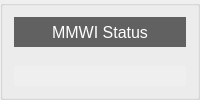
     <widget class="QGroupBox" name="groupBox_3" >
      <property name="title" >
       <string/>
      </property>
      <layout class="QGridLayout" >
       <item row="0" column="0" >
        <widget class="QLabel" name="label_7" >
         <property name="maximumSize" >
          <size>
           <width>16777215</width>
           <height>30</height>
          </size>
         </property>
         <property name="palette" >
          <palette>
           <active>
            <colorrole role="WindowText" >
             <brush brushstyle="SolidPattern" >
              <color alpha="255" >
               <red>255</red>
               <green>255</green>
               <blue>255</blue>
              </color>
             </brush>
            </colorrole>
            <colorrole role="Base" >
             <brush brushstyle="SolidPattern" >
              <color alpha="255" >
               <red>255</red>
               <green>255</green>
               <blue>255</blue>
              </color>
             </brush>
            </colorrole>
            <colorrole role="Window" >
             <brush brushstyle="SolidPattern" >
              <color alpha="150" >
               <red>0</red>
               <green>0</green>
               <blue>0</blue>
              </color>
             </brush>
            </colorrole>
           </active>
           <inactive>
            <colorrole role="WindowText" >
             <brush brushstyle="SolidPattern" >
              <color alpha="255" >
               <red>255</red>
               <green>255</green>
               <blue>255</blue>
              </color>
             </brush>
            </colorrole>
            <colorrole role="Base" >
             <brush brushstyle="SolidPattern" >
              <color alpha="255" >
               <red>255</red>
               <green>255</green>
               <blue>255</blue>
              </color>
             </brush>
            </colorrole>
            <colorrole role="Window" >
             <brush brushstyle="SolidPattern" >
              <color alpha="150" >
               <red>0</red>
               <green>0</green>
               <blue>0</blue>
              </color>
             </brush>
            </colorrole>
           </inactive>
           <disabled>
            <colorrole role="WindowText" >
             <brush brushstyle="SolidPattern" >
              <color alpha="255" >
               <red>115</red>
               <green>115</green>
               <blue>115</blue>
              </color>
             </brush>
            </colorrole>
            <colorrole role="Base" >
             <brush brushstyle="SolidPattern" >
              <color alpha="150" >
               <red>0</red>
               <green>0</green>
               <blue>0</blue>
              </color>
             </brush>
            </colorrole>
            <colorrole role="Window" >
             <brush brushstyle="SolidPattern" >
              <color alpha="150" >
               <red>0</red>
               <green>0</green>
               <blue>0</blue>
              </color>
             </brush>
            </colorrole>
           </disabled>
          </palette>
         </property>
         <property name="font" >
          <font>
           <pointsize>12</pointsize>
           <weight>50</weight>
           <bold>false</bold>
          </font>
         </property>
         <property name="autoFillBackground" >
          <bool>true</bool>
         </property>
         <property name="text" >
          <string>MMWI Status</string>
         </property>
         <property name="alignment" >
          <set>Qt::AlignCenter</set>
         </property>
        </widget>
       </item>
       <item row="1" column="0" >
        <layout class="QHBoxLayout" >
         <item>
          <layout class="QVBoxLayout" >
           <property name="spacing" >
            <number>0</number>
           </property>
           <item>
            <layout class="QHBoxLayout" >
             <property name="spacing" >
              <number>0</number>
             </property>
             <item>
              <widget class="CAImageMbbi" name="s1_8" >
               <property name="minimumSize" >
                <size>
                 <width>20</width>
                 <height>10</height>
                </size>
               </property>
               <property name="maximumSize" >
                <size>
                 <width>30</width>
                 <height>30</height>
                </size>
               </property>
               <property name="pvname" >
                <string>MMWI_STATUS</string>
               </property>
               <property name="dmode" stdset="0" >
                <enum>CAImageMbbi::TrueFalse</enum>
               </property>
               <property name="falsepxm" stdset="0" >
                <pixmap resource="../bin/application.qrc" >:/images/DDS_MC_rect_off.png</pixmap>
               </property>
               <property name="truepxm" stdset="0" >
                <pixmap resource="../bin/application.qrc" >:/images/DDS_MC_rect_on.png</pixmap>
               </property>
               <property name="index" >
                <number>1</number>
               </property>
              </widget>
             </item>
             <item>
              <widget class="CAImageMbbi" name="s1_9" >
               <property name="minimumSize" >
                <size>
                 <width>20</width>
                 <height>10</height>
                </size>
               </property>
               <property name="maximumSize" >
                <size>
                 <width>30</width>
                 <height>30</height>
                </size>
               </property>
               <property name="pvname" >
                <string>MMWI_STATUS</string>
               </property>
               <property name="dmode" stdset="0" >
                <enum>CAImageMbbi::TrueFalse</enum>
               </property>
               <property name="falsepxm" stdset="0" >
                <pixmap resource="../bin/application.qrc" >:/images/DDS_MC_rect_off.png</pixmap>
               </property>
               <property name="truepxm" stdset="0" >
                <pixmap resource="../bin/application.qrc" >:/images/DDS_MC_rect_on.png</pixmap>
               </property>
               <property name="index" >
                <number>2</number>
               </property>
              </widget>
             </item>
             <item>
              <widget class="CAImageMbbi" name="s1_10" >
               <property name="minimumSize" >
                <size>
                 <width>20</width>
                 <height>10</height>
                </size>
               </property>
               <property name="maximumSize" >
                <size>
                 <width>30</width>
                 <height>30</height>
                </size>
               </property>
               <property name="pvname" >
                <string>MMWI_STATUS</string>
               </property>
               <property name="dmode" stdset="0" >
                <enum>CAImageMbbi::TrueFalse</enum>
               </property>
               <property name="falsepxm" stdset="0" >
                <pixmap resource="../bin/application.qrc" >:/images/DDS_MC_rect_off.png</pixmap>
               </property>
               <property name="truepxm" stdset="0" >
                <pixmap resource="../bin/application.qrc" >:/images/DDS_MC_rect_on.png</pixmap>
               </property>
               <property name="index" >
                <number>3</number>
               </property>
              </widget>
             </item>
             <item>
              <widget class="CAImageMbbi" name="s1_11" >
               <property name="minimumSize" >
                <size>
                 <width>20</width>
                 <height>10</height>
                </size>
               </property>
               <property name="maximumSize" >
                <size>
                 <width>30</width>
                 <height>30</height>
                </size>
               </property>
               <property name="pvname" >
                <string>MMWI_STATUS</string>
               </property>
               <property name="dmode" stdset="0" >
                <enum>CAImageMbbi::TrueFalse</enum>
               </property>
               <property name="falsepxm" stdset="0" >
                <pixmap resource="../bin/application.qrc" >:/images/DDS_MC_rect_off.png</pixmap>
               </property>
               <property name="truepxm" stdset="0" >
                <pixmap resource="../bin/application.qrc" >:/images/DDS_MC_rect_on.png</pixmap>
               </property>
               <property name="index" >
                <number>4</number>
               </property>
              </widget>
             </item>
             <item>
              <widget class="CAImageMbbi" name="s1_12" >
               <property name="minimumSize" >
                <size>
                 <width>20</width>
                 <height>10</height>
                </size>
               </property>
               <property name="maximumSize" >
                <size>
                 <width>30</width>
                 <height>30</height>
                </size>
               </property>
               <property name="pvname" >
                <string>MMWI_STATUS</string>
               </property>
               <property name="dmode" stdset="0" >
                <enum>CAImageMbbi::TrueFalse</enum>
               </property>
               <property name="falsepxm" stdset="0" >
                <pixmap resource="../bin/application.qrc" >:/images/DDS_MC_rect_off.png</pixmap>
               </property>
               <property name="truepxm" stdset="0" >
                <pixmap resource="../bin/application.qrc" >:/images/DDS_MC_rect_on.png</pixmap>
               </property>
               <property name="index" >
                <number>5</number>
               </property>
              </widget>
             </item>
             <item>
              <widget class="CAImageMbbi" name="s1_13" >
               <property name="minimumSize" >
                <size>
                 <width>20</width>
                 <height>10</height>
                </size>
               </property>
               <property name="maximumSize" >
                <size>
                 <width>30</width>
                 <height>30</height>
                </size>
               </property>
               <property name="pvname" >
                <string>MMWI_STATUS</string>
               </property>
               <property name="dmode" stdset="0" >
                <enum>CAImageMbbi::TrueFalse</enum>
               </property>
               <property name="falsepxm" stdset="0" >
                <pixmap resource="../bin/application.qrc" >:/images/DDS_MC_rect_off.png</pixmap>
               </property>
               <property name="truepxm" stdset="0" >
                <pixmap resource="../bin/application.qrc" >:/images/DDS_MC_rect_on.png</pixmap>
               </property>
               <property name="index" >
                <number>6</number>
               </property>
              </widget>
             </item>
            </layout>
           </item>
           <item>
            <widget class="CALabel" name="s1_14" >
             <property name="minimumSize" >
              <size>
               <width>120</width>
               <height>20</height>
              </size>
             </property>
             <property name="maximumSize" >
              <size>
               <width>220</width>
               <height>30</height>
              </size>
             </property>
             <property name="palette" >
              <palette>
               <active>
                <colorrole role="WindowText" >
                 <brush brushstyle="SolidPattern" >
                  <color alpha="255" >
                   <red>0</red>
                   <green>0</green>
                   <blue>0</blue>
                  </color>
                 </brush>
                </colorrole>
               </active>
               <inactive>
                <colorrole role="WindowText" >
                 <brush brushstyle="SolidPattern" >
                  <color alpha="255" >
                   <red>0</red>
                   <green>0</green>
                   <blue>0</blue>
                  </color>
                 </brush>
                </colorrole>
               </inactive>
               <disabled>
                <colorrole role="WindowText" >
                 <brush brushstyle="SolidPattern" >
                  <color alpha="255" >
                   <red>115</red>
                   <green>115</green>
                   <blue>115</blue>
                  </color>
                 </brush>
                </colorrole>
               </disabled>
              </palette>
             </property>
             <property name="font" >
              <font>
               <pointsize>12</pointsize>
               <weight>75</weight>
               <bold>true</bold>
              </font>
             </property>
             <property name="autoFillBackground" >
              <bool>true</bool>
             </property>
             <property name="alignment" >
              <set>Qt::AlignLeading|Qt::AlignLeft|Qt::AlignVCenter</set>
             </property>
             <property name="wordWrap" >
              <bool>false</bool>
             </property>
             <property name="indent" >
              <number>5</number>
             </property>
             <property name="pvname" >
              <string>MMWI_STATUS</string>
             </property>
             <property name="dmode" stdset="0" >
              <enum>CALabel::Choice</enum>
             </property>
             <property name="cmode" stdset="0" >
              <enum>CALabel::Alarm</enum>
             </property>
             <property name="ttdmode" stdset="0" >
              <enum>CALabel::Hide</enum>
             </property>
             <property name="dbrequest" stdset="0" >
              <enum>CALabel::DBRGSTR</enum>
             </property>
             <property name="messages" stdset="0" >
              <stringlist/>
             </property>
            </widget>
           </item>
          </layout>
         </item>
        </layout>
       </item>
      </layout>
     </widget>
